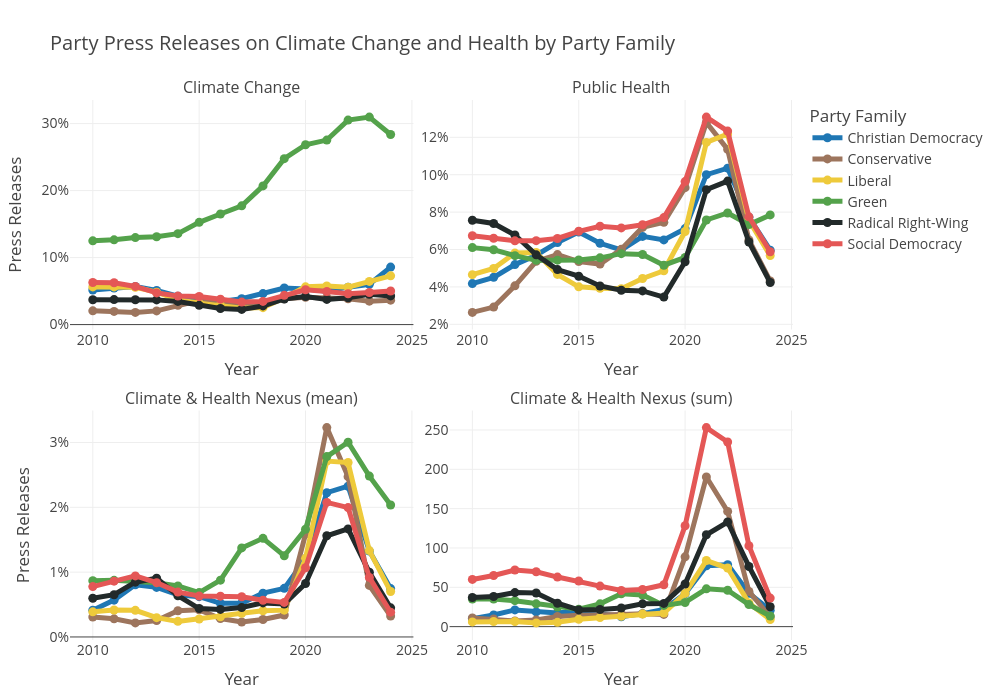

Source (notebook cell):
### Markdown cell above
## Primary Figure: Indicator 5.3.3: Political party engagement with health and climate change

### Code cell
# import libraries
import pandas as pd
import numpy as np
from plotly.subplots import make_subplots
import plotly.graph_objects as go
import plotly.express as px


# read in data 
df = pd.read_csv('../data/indicator_5_3_3.csv')
# drop values after 2025 
df = df[df['year'] < 2025]

# dictionary to map party names to respective party colors
party_colors = {'Christian Democracy': '#1f77b4',
                'Conservative': '#9D755D',
                'Liberal': '#EECA3B',
                'Green': '#54A24B',
                'Radical Right-Wing': '#222A2A',
                'Social Democracy': '#E45756',}


# Define the mapping of data column -> subplot position
col_to_position = {
    'environment_climate_issue1_mean': (1, 1),  # Climate Change
    'healthcare_issue1_mean': (1, 2),           # Public Health
    'climate_health_mean': (2, 1),              # Climate and Health Nexus (mean)
    'climate_health_sum': (2, 2)                # Climate and Health Nexus (sum)
}


def create_nexus_subplot(df, 
                         title = 'Party Press Releases on Climate Change and Health by Party Family',
                         save_path=None,
                         col_to_position = col_to_position,
                         party_colors = party_colors):

    # Titles should match the order of the subplot grid
    fig = make_subplots(
        rows=2, cols=2,
        subplot_titles=(
            'Climate Change',
            'Public Health',
            'Climate & Health Nexus (mean)', 
            'Climate & Health Nexus (sum)'
        ),
        horizontal_spacing=0.05,  # reduce horizontal gap between columns
        vertical_spacing=0.15      # reduce vertical gap between rows
    )

    # Loop through the variables and plot each one in its correct subplot
    for i, col in enumerate(col_to_position.keys()):
        row, col_num = col_to_position[col]
        for party_family in party_colors.keys():
            subset = df[df['party_family'] == party_family].copy()

            # smooth the line
            subset[col] = subset[col].rolling(window=2, min_periods=1).mean()
            subset[col] = subset[col].rolling(window=2, min_periods=1).mean()

            fig.add_trace(go.Scatter(
                x=subset['year'],
                y=subset[col],
                mode='lines+markers',
                name=party_family,
                line=dict(color=party_colors[party_family], width=5),
                showlegend=True if i == 0 else False,
            ), row=row, col=col_num)

    # Update layout
    fig.update_layout(
        title=title,
        xaxis_title='Year',
        yaxis_title='Press Releases',
        title_x=0.05,
        legend_title='Party Family',
        hovermode='x unified',
        width=1000,
        height=700,
        template='presentation',
        font=dict(size=14),
        margin=dict(l=70, r=50, t=100, b=60)
    )

    # Format all y-axes as percentages
    fig.update_yaxes(tickformat=".0%", row=1, col=1)
    fig.update_yaxes(tickformat=".0%", row=1, col=2)
    fig.update_yaxes(tickformat=".0%", row=2, col=1)

    # Custom x-axis titles per subplot 
    fig.update_xaxes(title_text="Year", row=2, col=1)
    fig.update_xaxes(title_text="Year", row=2, col=2)
    fig.update_xaxes(title_text="Year", row=1, col=2)

    # add y-axis titles
    fig.update_yaxes(title_text="Press Releases", row=1, col=1)
    #fig.update_yaxes(title_text="Press Releases", row=1, col=2)
    fig.update_yaxes(title_text="Press Releases", row=2, col=1)
    #fig.update_yaxes(title_text="Press Releases", row=2, col=2)


    # save figure if save_path is provided
    if save_path:
        fig.write_image(save_path, scale=5)
    # show figure
    fig.show()


create_nexus_subplot(df, 
                     #title='',
                     save_path='../appendix/indicator_5_3_3.pdf',
                     col_to_position=col_to_position,
                     party_colors=party_colors)

### Figure 1 — Plotly figure (JSON) as saved in the notebook; plotly's stock layout.template omitted (floating-point values rounded to 4 significant figures)
{"data": [{"line": {"color": "#1f77b4", "width": 5}, "mode": "lines+markers", "name": "Christian Democracy", "showlegend": true, "type": "scatter", "x": [2010.0, 2011.0, 2012.0, 2013.0, 2014.0, 2015.0, 2016.0, 2017.0, 2018.0, 2019.0, 2020.0, 2021.0, 2022.0, 2023.0, 2024.0], "xaxis": "x", "y": [0.0517, 0.0546, 0.05676, 0.05101, 0.04234, 0.03603, 0.03453, 0.0385, 0.04631, 0.05461, 0.053, 0.0497, 0.05584, 0.06011, 0.08579], "yaxis": "y"}, {"line": {"color": "#9D755D", "width": 5}, "mode": "lines+markers", "name": "Conservative", "showlegend": true, "type": "scatter", "x": [2010.0, 2011.0, 2012.0, 2013.0, 2014.0, 2015.0, 2016.0, 2017.0, 2018.0, 2019.0, 2020.0, 2021.0, 2022.0, 2023.0, 2024.0], "xaxis": "x", "y": [0.02048, 0.01964, 0.01818, 0.02043, 0.02881, 0.03591, 0.03354, 0.02887, 0.03196, 0.03845, 0.04078, 0.04023, 0.03861, 0.03497, 0.03646], "yaxis": "y"}, {"line": {"color": "#EECA3B", "width": 5}, "mode": "lines+markers", "name": "Liberal", "showlegend": true, "type": "scatter", "x": [2010.0, 2011.0, 2012.0, 2013.0, 2014.0, 2015.0, 2016.0, 2017.0, 2018.0, 2019.0, 2020.0, 2021.0, 2022.0, 2023.0, 2024.0], "xaxis": "x", "y": [0.05624, 0.05619, 0.05556, 0.04838, 0.03698, 0.03184, 0.02853, 0.02454, 0.0253, 0.03955, 0.05635, 0.05754, 0.05586, 0.06448, 0.07271], "yaxis": "y"}, {"line": {"color": "#54A24B", "width": 5}, "mode": "lines+markers", "name": "Green", "showlegend": true, "type": "scatter", "x": [2010.0, 2011.0, 2012.0, 2013.0, 2014.0, 2015.0, 2016.0, 2017.0, 2018.0, 2019.0, 2020.0, 2021.0, 2022.0, 2023.0, 2024.0], "xaxis": "x", "y": [0.125, 0.1265, 0.1299, 0.1311, 0.1357, 0.1526, 0.165, 0.1772, 0.2069, 0.2477, 0.2684, 0.2754, 0.3052, 0.3097, 0.2837], "yaxis": "y"}, {"line": {"color": "#222A2A", "width": 5}, "mode": "lines+markers", "name": "Radical Right-Wing", "showlegend": true, "type": "scatter", "x": [2010.0, 2011.0, 2012.0, 2013.0, 2014.0, 2015.0, 2016.0, 2017.0, 2018.0, 2019.0, 2020.0, 2021.0, 2022.0, 2023.0, 2024.0], "xaxis": "x", "y": [0.03709, 0.03734, 0.03706, 0.03687, 0.03458, 0.0287, 0.02399, 0.02267, 0.02782, 0.03825, 0.04183, 0.03756, 0.03992, 0.04524, 0.04274], "yaxis": "y"}, {"line": {"color": "#E45756", "width": 5}, "mode": "lines+markers", "name": "Social Democracy", "showlegend": true, "type": "scatter", "x": [2010.0, 2011.0, 2012.0, 2013.0, 2014.0, 2015.0, 2016.0, 2017.0, 2018.0, 2019.0, 2020.0, 2021.0, 2022.0, 2023.0, 2024.0], "xaxis": "x", "y": [0.06285, 0.06236, 0.05695, 0.04732, 0.04256, 0.04185, 0.03791, 0.03356, 0.03462, 0.0437, 0.05191, 0.04936, 0.04595, 0.04791, 0.05014], "yaxis": "y"}, {"line": {"color": "#1f77b4", "width": 5}, "mode": "lines+markers", "name": "Christian Democracy", "showlegend": false, "type": "scatter", "x": [2010.0, 2011.0, 2012.0, 2013.0, 2014.0, 2015.0, 2016.0, 2017.0, 2018.0, 2019.0, 2020.0, 2021.0, 2022.0, 2023.0, 2024.0], "xaxis": "x2", "y": [0.04177, 0.04511, 0.05194, 0.05695, 0.06377, 0.06933, 0.06334, 0.05976, 0.06701, 0.06514, 0.07119, 0.1, 0.1035, 0.07726, 0.05965], "yaxis": "y2"}, {"line": {"color": "#9D755D", "width": 5}, "mode": "lines+markers", "name": "Conservative", "showlegend": false, "type": "scatter", "x": [2010.0, 2011.0, 2012.0, 2013.0, 2014.0, 2015.0, 2016.0, 2017.0, 2018.0, 2019.0, 2020.0, 2021.0, 2022.0, 2023.0, 2024.0], "xaxis": "x2", "y": [0.02637, 0.02922, 0.04056, 0.05367, 0.05728, 0.05356, 0.05222, 0.0601, 0.07184, 0.07453, 0.09309, 0.128, 0.1135, 0.06514, 0.04316], "yaxis": "y2"}, {"line": {"color": "#EECA3B", "width": 5}, "mode": "lines+markers", "name": "Liberal", "showlegend": false, "type": "scatter", "x": [2010.0, 2011.0, 2012.0, 2013.0, 2014.0, 2015.0, 2016.0, 2017.0, 2018.0, 2019.0, 2020.0, 2021.0, 2022.0, 2023.0, 2024.0], "xaxis": "x2", "y": [0.04654, 0.04985, 0.05809, 0.05839, 0.04668, 0.04004, 0.03929, 0.03899, 0.0445, 0.04866, 0.06961, 0.1173, 0.1218, 0.07565, 0.05675], "yaxis": "y2"}, {"line": {"color": "#54A24B", "width": 5}, "mode": "lines+markers", "name": "Green", "showlegend": false, "type": "scatter", "x": [2010.0, 2011.0, 2012.0, 2013.0, 2014.0, 2015.0, 2016.0, 2017.0, 2018.0, 2019.0, 2020.0, 2021.0, 2022.0, 2023.0, 2024.0], "xaxis": "x2", "y": [0.06101, 0.05987, 0.05673, 0.05421, 0.05429, 0.05444, 0.05553, 0.05779, 0.05733, 0.0516, 0.05575, 0.07581, 0.07953, 0.07332, 0.0785], "yaxis": "y2"}, {"line": {"color": "#222A2A", "width": 5}, "mode": "lines+markers", "name": "Radical Right-Wing", "showlegend": false, "type": "scatter", "x": [2010.0, 2011.0, 2012.0, 2013.0, 2014.0, 2015.0, 2016.0, 2017.0, 2018.0, 2019.0, 2020.0, 2021.0, 2022.0, 2023.0, 2024.0], "xaxis": "x2", "y": [0.07563, 0.07393, 0.06775, 0.05716, 0.04925, 0.04572, 0.0405, 0.03824, 0.03784, 0.03456, 0.05343, 0.09203, 0.09659, 0.064, 0.04236], "yaxis": "y2"}, {"line": {"color": "#E45756", "width": 5}, "mode": "lines+markers", "name": "Social Democracy", "showlegend": false, "type": "scatter", "x": [2010.0, 2011.0, 2012.0, 2013.0, 2014.0, 2015.0, 2016.0, 2017.0, 2018.0, 2019.0, 2020.0, 2021.0, 2022.0, 2023.0, 2024.0], "xaxis": "x2", "y": [0.06738, 0.06604, 0.06463, 0.06473, 0.0659, 0.06975, 0.07245, 0.07156, 0.07323, 0.07706, 0.09631, 0.1308, 0.1233, 0.07747, 0.05878], "yaxis": "y2"}, {"line": {"color": "#1f77b4", "width": 5}, "mode": "lines+markers", "name": "Christian Democracy", "showlegend": false, "type": "scatter", "x": [2010.0, 2011.0, 2012.0, 2013.0, 2014.0, 2015.0, 2016.0, 2017.0, 2018.0, 2019.0, 2020.0, 2021.0, 2022.0, 2023.0, 2024.0], "xaxis": "x3", "y": [0.004136, 0.005681, 0.008056, 0.007648, 0.006516, 0.006211, 0.005191, 0.005211, 0.006759, 0.007501, 0.01206, 0.02225, 0.02325, 0.01325, 0.007464], "yaxis": "y3"}, {"line": {"color": "#9D755D", "width": 5}, "mode": "lines+markers", "name": "Conservative", "showlegend": false, "type": "scatter", "x": [2010.0, 2011.0, 2012.0, 2013.0, 2014.0, 2015.0, 2016.0, 2017.0, 2018.0, 2019.0, 2020.0, 2021.0, 2022.0, 2023.0, 2024.0], "xaxis": "x3", "y": [0.003086, 0.002799, 0.002169, 0.002533, 0.004041, 0.004188, 0.002853, 0.002303, 0.002693, 0.003382, 0.01587, 0.0323, 0.02473, 0.007952, 0.003215], "yaxis": "y3"}, {"line": {"color": "#EECA3B", "width": 5}, "mode": "lines+markers", "name": "Liberal", "showlegend": false, "type": "scatter", "x": [2010.0, 2011.0, 2012.0, 2013.0, 2014.0, 2015.0, 2016.0, 2017.0, 2018.0, 2019.0, 2020.0, 2021.0, 2022.0, 2023.0, 2024.0], "xaxis": "x3", "y": [0.003878, 0.004154, 0.00411, 0.00298, 0.002405, 0.002777, 0.003101, 0.003644, 0.004039, 0.004133, 0.01212, 0.02713, 0.02691, 0.01332, 0.007005], "yaxis": "y3"}, {"line": {"color": "#54A24B", "width": 5}, "mode": "lines+markers", "name": "Green", "showlegend": false, "type": "scatter", "x": [2010.0, 2011.0, 2012.0, 2013.0, 2014.0, 2015.0, 2016.0, 2017.0, 2018.0, 2019.0, 2020.0, 2021.0, 2022.0, 2023.0, 2024.0], "xaxis": "x3", "y": [0.008681, 0.008735, 0.008564, 0.008366, 0.007871, 0.00684, 0.008757, 0.01374, 0.01522, 0.01252, 0.01662, 0.02783, 0.03004, 0.02481, 0.02036], "yaxis": "y3"}, {"line": {"color": "#222A2A", "width": 5}, "mode": "lines+markers", "name": "Radical Right-Wing", "showlegend": false, "type": "scatter", "x": [2010.0, 2011.0, 2012.0, 2013.0, 2014.0, 2015.0, 2016.0, 2017.0, 2018.0, 2019.0, 2020.0, 2021.0, 2022.0, 2023.0, 2024.0], "xaxis": "x3", "y": [0.005967, 0.006516, 0.00845, 0.009059, 0.006358, 0.004382, 0.004248, 0.004536, 0.005257, 0.005086, 0.008241, 0.01561, 0.01667, 0.009986, 0.004489], "yaxis": "y3"}, {"line": {"color": "#E45756", "width": 5}, "mode": "lines+markers", "name": "Social Democracy", "showlegend": false, "type": "scatter", "x": [2010.0, 2011.0, 2012.0, 2013.0, 2014.0, 2015.0, 2016.0, 2017.0, 2018.0, 2019.0, 2020.0, 2021.0, 2022.0, 2023.0, 2024.0], "xaxis": "x3", "y": [0.007775, 0.008612, 0.00942, 0.008379, 0.006922, 0.006316, 0.00629, 0.006199, 0.005657, 0.005334, 0.01067, 0.02075, 0.01995, 0.009191, 0.003823], "yaxis": "y3"}, {"line": {"color": "#1f77b4", "width": 5}, "mode": "lines+markers", "name": "Christian Democracy", "showlegend": false, "type": "scatter", "x": [2010.0, 2011.0, 2012.0, 2013.0, 2014.0, 2015.0, 2016.0, 2017.0, 2018.0, 2019.0, 2020.0, 2021.0, 2022.0, 2023.0, 2024.0], "xaxis": "x4", "y": [10.0, 14.75, 21.25, 18.75, 17.5, 20.25, 16.0, 12.5, 16.5, 22.0, 41.75, 77.25, 78.75, 42.5, 20.75], "yaxis": "y4"}, {"line": {"color": "#9D755D", "width": 5}, "mode": "lines+markers", "name": "Conservative", "showlegend": false, "type": "scatter", "x": [2010.0, 2011.0, 2012.0, 2013.0, 2014.0, 2015.0, 2016.0, 2017.0, 2018.0, 2019.0, 2020.0, 2021.0, 2022.0, 2023.0, 2024.0], "xaxis": "x4", "y": [11.0, 9.75, 7.25, 8.5, 13.0, 14.5, 14.25, 15.5, 16.25, 15.5, 88.75, 190.2, 146.5, 44.75, 12.25], "yaxis": "y4"}, {"line": {"color": "#EECA3B", "width": 5}, "mode": "lines+markers", "name": "Liberal", "showlegend": false, "type": "scatter", "x": [2010.0, 2011.0, 2012.0, 2013.0, 2014.0, 2015.0, 2016.0, 2017.0, 2018.0, 2019.0, 2020.0, 2021.0, 2022.0, 2023.0, 2024.0], "xaxis": "x4", "y": [6.0, 6.5, 6.5, 4.75, 5.5, 9.25, 11.5, 13.25, 16.0, 17.25, 42.25, 84.0, 74.5, 30.0, 9.0], "yaxis": "y4"}, {"line": {"color": "#54A24B", "width": 5}, "mode": "lines+markers", "name": "Green", "showlegend": false, "type": "scatter", "x": [2010.0, 2011.0, 2012.0, 2013.0, 2014.0, 2015.0, 2016.0, 2017.0, 2018.0, 2019.0, 2020.0, 2021.0, 2022.0, 2023.0, 2024.0], "xaxis": "x4", "y": [35.0, 35.0, 33.0, 29.0, 25.0, 22.25, 29.0, 41.75, 40.25, 27.0, 30.75, 48.0, 46.25, 28.0, 13.5], "yaxis": "y4"}, {"line": {"color": "#222A2A", "width": 5}, "mode": "lines+markers", "name": "Radical Right-Wing", "showlegend": false, "type": "scatter", "x": [2010.0, 2011.0, 2012.0, 2013.0, 2014.0, 2015.0, 2016.0, 2017.0, 2018.0, 2019.0, 2020.0, 2021.0, 2022.0, 2023.0, 2024.0], "xaxis": "x4", "y": [37.0, 38.25, 43.25, 42.75, 29.75, 21.25, 21.75, 23.75, 29.0, 29.5, 54.25, 116.8, 133.0, 76.5, 25.25], "yaxis": "y4"}, {"line": {"color": "#E45756", "width": 5}, "mode": "lines+markers", "name": "Social Democracy", "showlegend": false, "type": "scatter", "x": [2010.0, 2011.0, 2012.0, 2013.0, 2014.0, 2015.0, 2016.0, 2017.0, 2018.0, 2019.0, 2020.0, 2021.0, 2022.0, 2023.0, 2024.0], "xaxis": "x4", "y": [60.0, 65.0, 72.0, 69.75, 63.0, 58.0, 51.5, 46.0, 47.25, 53.25, 128.2, 253.0, 234.8, 102.8, 36.25], "yaxis": "y4"}], "layout": {"annotations": [{"font": {"size": 16}, "showarrow": false, "text": "Climate Change", "x": 0.2375, "xanchor": "center", "xref": "paper", "y": 1, "yanchor": "bottom", "yref": "paper"}, {"font": {"size": 16}, "showarrow": false, "text": "Public Health", "x": 0.7625, "xanchor": "center", "xref": "paper", "y": 1, "yanchor": "bottom", "yref": "paper"}, {"font": {"size": 16}, "showarrow": false, "text": "Climate & Health Nexus (mean)", "x": 0.2375, "xanchor": "center", "xref": "paper", "y": 0.425, "yanchor": "bottom", "yref": "paper"}, {"font": {"size": 16}, "showarrow": false, "text": "Climate & Health Nexus (sum)", "x": 0.7625, "xanchor": "center", "xref": "paper", "y": 0.425, "yanchor": "bottom", "yref": "paper"}], "font": {"size": 14}, "height": 700, "hovermode": "x unified", "legend": {"title": {"text": "Party Family"}}, "margin": {"b": 60, "l": 70, "r": 50, "t": 100}, "title": {"text": "Party Press Releases on Climate Change and Health by Party Family", "x": 0.05}, "width": 1000, "xaxis": {"anchor": "y", "domain": [0, 0.475], "title": {"text": "Year"}}, "xaxis2": {"anchor": "y2", "domain": [0.525, 1], "title": {"text": "Year"}}, "xaxis3": {"anchor": "y3", "domain": [0, 0.475], "title": {"text": "Year"}}, "xaxis4": {"anchor": "y4", "domain": [0.525, 1], "title": {"text": "Year"}}, "yaxis": {"anchor": "x", "domain": [0.575, 1], "tickformat": ".0%", "title": {"text": "Press Releases"}}, "yaxis2": {"anchor": "x2", "domain": [0.575, 1], "tickformat": ".0%"}, "yaxis3": {"anchor": "x3", "domain": [0, 0.425], "tickformat": ".0%", "title": {"text": "Press Releases"}}, "yaxis4": {"anchor": "x4", "domain": [0, 0.425]}}}
